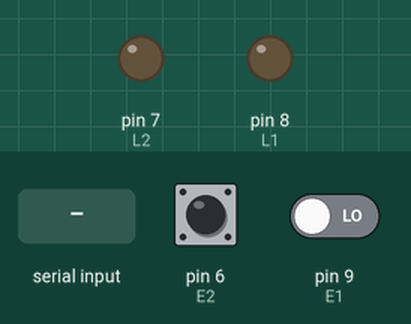
This sketch was run on a simulated Arduino Uno, built with avr-gcc and run on an emulated ATmega328P. On the bench: output pins drawn as LEDs (lit = HIGH). Dashed ring = blinking. Inputs (shaded band) come from the test bench; at power-on: pin 6 (E2) LOW, pin 9 (E1) LOW. What the sketch prints to the serial monitor is not drawn.

Above: at 1.2 s.
1.3 s: pin 6 (E2) driven HIGH
At 2.1 s:
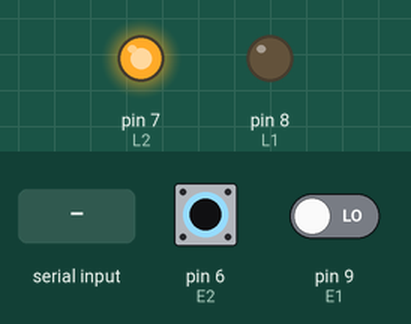
2.8 s: pin 9 (E1) driven HIGH
At 3.3 s:
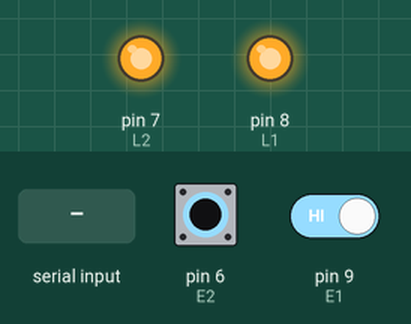
4.3 s: "b" received over Serial
At 5.5 s:
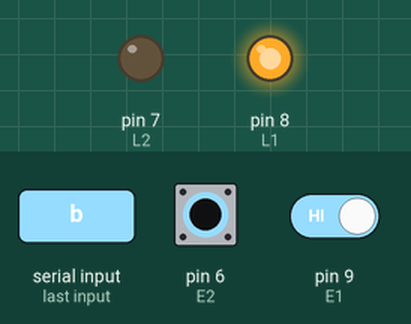
5.8 s: "a" received over Serial
At 6.8 s:
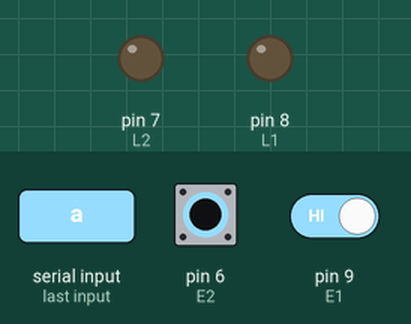
7.3 s: "A" received over Serial
At 7.9 s:
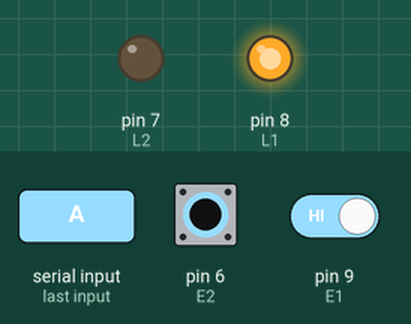
8.8 s: pin 6 (E2) pulsed LOW 5 times (0.12 s each, 0.3 s apart)
At 9.67 s:
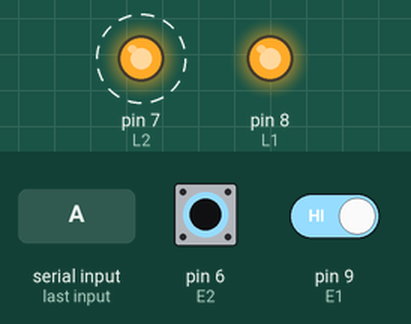
Timing chart, 0 to 11.8 s (numbered marks = the images above; inputs shaded):
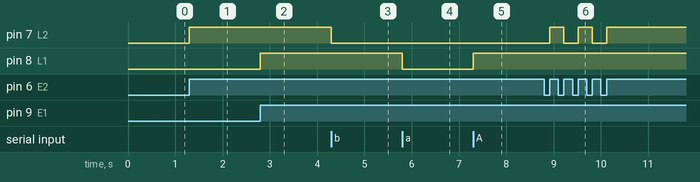

Measured:
- after the input at 1.3 s, pin 7 (L2): LOW → HIGH at once
- after the input at 2.8 s, pin 8 (L1): LOW → HIGH at once
- after the input at 4.3 s, pin 7 (L2): HIGH → LOW at once
- after the input at 5.8 s, pin 8 (L1): HIGH → LOW at once
- after the input at 7.3 s, pin 8 (L1): LOW → HIGH at once
- after the input at 8.8 s, pin 7 (L2): alternates HIGH for 0.30 s and LOW for 0.30 s, 5 changes in all, then stays HIGH, starting after 0.12 s

The sketch:

codigo_arduino.ino
```cpp
int E1=9, E2=6, L1=8, L2=7;
bool estadoAnteriorE1 = LOW;
bool estadoAnteriorE2 = LOW;

void setup() {
  Serial.begin(9600);
  pinMode(L1, OUTPUT);
  pinMode(L2,OUTPUT);
  pinMode(E1,INPUT);
  pinMode(E2,INPUT);
}

void loop(){
  if (Serial.available()>0){
    char comando = Serial.read();
    if(comando == 'A'){
      digitalWrite(L1,HIGH);
    }else if (comando == 'a'){
      digitalWrite(L1,LOW);
    }
    if(comando == 'B'){
      digitalWrite(L2,HIGH);
    }else if (comando == 'b'){
      digitalWrite(L2,LOW);
    }
  }
 bool estadoActualE1 = digitalRead(E1);
  if (estadoActualE1 == HIGH && estadoAnteriorE1 == LOW) {
    int estadoL1Actual = digitalRead(L1);
    digitalWrite(L1, !estadoL1Actual);
    if(digitalRead(L1)==HIGH){
      Serial.print("C");
    } else{
      Serial.print("c");
    }
    delay(200); // Pequeña pausa antirrebote casera
  }
  estadoAnteriorE1 = estadoActualE1;
  bool estadoActualE2 = digitalRead(E2);
  if (estadoActualE2 == HIGH && estadoAnteriorE2 == LOW) {
    int estadoL2Actual = digitalRead(L2);
    digitalWrite(L2, !estadoL2Actual);
    if(digitalRead(L2)==HIGH){
      Serial.print("D");
    } else{
      Serial.print("d");
    }
    delay(200); // Pequeña pausa antirrebote casera
  }
  estadoAnteriorE2 = estadoActualE2;
}
```
